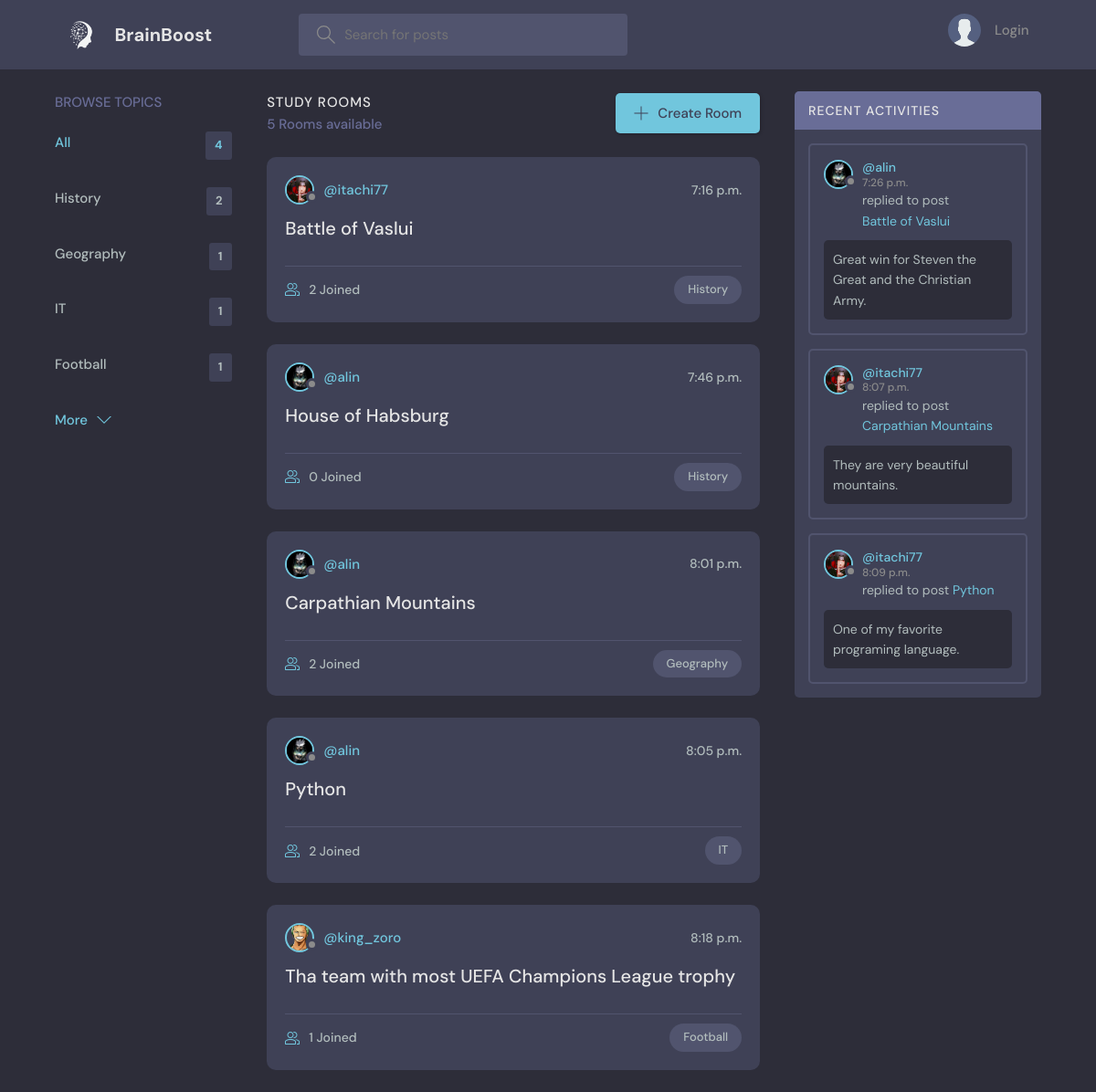
The page / on the database its author committed.
### core/models.py (models this page shows, shortened)
class Topic(models.Model):
    name = models.CharField(max_length=200)

class Room(models.Model):
    host = models.ForeignKey(User, on_delete=models.SET_NULL, null=True)
    topic = models.ForeignKey(Topic, on_delete=models.SET_NULL, null=True)
    name = models.CharField(max_length=200)
    description = models.TextField(null=True, blank=True)
    participants = models.ManyToManyField(User, related_name='participants', blank=True)
    updated = models.TimeField(auto_now =True)
    created = models.TimeField(auto_now_add=True)
    class Meta:
        ordering = ['updated', 'created']
    def __str__(self):
        return self.name

class User(AbstractUser):
    name = models.CharField(max_length=200, null=True)
    email = models.EmailField( unique=True, null=True)
    bio = models.TextField(null=True)
    avatar = models.ImageField(null=True, default='avatar.svg')
    USERNAME_FIELD = 'email'
    REQUIRED_FIELDS = []

class Message(models.Model):
    user = models.ForeignKey(User, on_delete=models.CASCADE)
    room = models.ForeignKey(Room, on_delete=models.CASCADE)
    body = models.TextField()
    updated = models.TimeField(auto_now=True)
    created = models.TimeField(auto_now_add=True)

### core/views.py (the view)
# urls.py: 2. Add a URL to urlpatterns:  path('', views.home, name='home')
def home(request):
    q = request.GET.get('q') if request.GET.get('q') != None else ''
    rooms = Room.objects.filter(
        Q(topic__name__icontains=q) |
        Q(name__icontains=q)
    )
    topics = Topic.objects.all()[0:5]
    room_count = rooms.count()
    room_messages = Message.objects.filter(
        Q(room__topic__name__icontains=q))[0:3]
    context = {'rooms': rooms, 'topics': topics,
               'room_count': room_count, 'room_messages': room_messages}
    return render(request, 'core/home.html', context)

### core/templates/core/home.html (shortened to what this page needs)
{% extends 'core/main.html' %}
{% block content %}
<main class="layout layout--3">
  <div class="container">
    {% include 'core/topics_component.html' %}
    <div class="roomList">
      <div class="roomList__header">
        <div>
          <h2>Study Rooms</h2>
          <p>{{room_count}} Rooms available</p>
        </div>
        <a class="btn btn--main" href="{% url 'create-room' %}">
          <svg version="1.1" xmlns="http://www.w3.org/2000/svg" width="32" height="32" viewBox="0 0 32 32">
            <title>add</title>
            <path
              d="M16.943 0.943h-1.885v14.115h-14.115v1.885h14.115v14.115h1.885v-14.115h14.115v-1.885h-14.115v-14.115z">
            </path>
          </svg>
          Create Room
        </a>
      </div>
      {% include 'core/feed_component.html' %}
    </div>
    {% include 'core/activity_component.html' %}
  </div>
</main>
{% endblock %}

### core/templates/core/topics_component.html
<div class="topics">
    <div class="topics__header">
        <h2>Browse Topics</h2>
    </div>
    <ul class="topics__list">
        <li>
            <a href="{% url 'home' %}" class="active">All <span>{{topics.count}}</span></a>
        </li>
        {% for topic in topics %}
        <li>
            <a href="{% url 'home' %}?q={{topic.name}}">{{topic.name}}<span>{{topic.room_set.all.count}}</span></a>
        </li>
        {% endfor %}
    </ul>
    <a class="btn btn--link" href="{% url 'topics' %}">
        More
        <svg version="1.1" xmlns="http://www.w3.org/2000/svg" width="32" height="32" viewBox="0 0 32 32">
            <title>chevron-down</title>
            <path d="M16 21l-13-13h-3l16 16 16-16h-3l-13 13z"></path>
        </svg>
    </a>
</div>

### core/templates/core/feed_component.html (shortened to what this page needs)
{% for room in rooms %}
<div class="roomListRoom">
    <div class="roomListRoom__header">
        <a href="{% url 'user-profile' room.host.id %}" class="roomListRoom__author">
            <div class="avatar avatar--small">
                <img src="{{room.host.avatar.url}}" />
            </div>
            <span>@{{room.host.username}}</span>
        </a>
        <div class="roomListRoom__actions">
            <span>{{room.created}} </span>
        </div>
    </div>
    <div class="roomListRoom__content">
        <a href="{% url 'room' room.id %}">{{room.name}}</a>
    </div>
    <div class="roomListRoom__meta">
        <a href="{% url 'room' room.id %}" class="roomListRoom__joined">
            {{room.participants.all.count}} Joined
        </a>
        <p class="roomListRoom__topic">{{room.topic.name}}</p>
    </div>
</div>
{% endfor %}

### core/templates/core/activity_component.html (shortened to what this page needs)
<div class="activities">
    <div class="activities__header">
        <h2>Recent Activities</h2>
    </div>
    {% for message in room_messages %}
    <div class="activities__box">
        <div class="activities__boxHeader roomListRoom__header">
            <a href="{% url 'user-profile' message.user.id %}" class="roomListRoom__author">
                <div class="avatar avatar--small">
                    <img src="{{message.user.avatar.url}}" />
                </div>
                <p>
                    @{{message.user.username}}
                    <span>{{message.created}} </span>
                </p>
            </a>
        </div>
        <div class="activities__boxContent">
            <p>replied to post <a href="{% url 'room' message.room.id %}">{{message.room}}</a></p>
            <div class="activities__boxRoomContent">{{message.body}}</div>
        </div>
    </div>
    {% endfor %}
</div>

### rows shown on the page
Topic: name "History", room_set.all.count "2"
Topic: name "Geography", room_set.all.count "1"
Topic: name "IT", room_set.all.count "1"
Topic: name "Football", room_set.all.count "1"
Room: host.avatar (picture), host.username "itachi77", created "7:16 p.m.", name "Battle of Vaslui", participants.all.count "2", topic.name "History"
Room: host.avatar (picture), host.username "alin", created "7:46 p.m.", name "House of Habsburg", participants.all.count "0", topic.name "History"
Room: host.avatar (picture), host.username "alin", created "8:01 p.m.", name "Carpathian Mountains", participants.all.count "2", topic.name "Geography"
Room: host.avatar (picture), host.username "alin", created "8:05 p.m.", name "Python", participants.all.count "2", topic.name "IT"
Room: host.avatar (picture), host.username "king_zoro", created "8:18 p.m.", name "Tha team with most UEFA Champions League trophy", participants.all.count "1", topic.name "Football"
Message: user.avatar (picture), user.username "alin", created "7:26 p.m.", room "Battle of Vaslui", body "Great win for Steven the Great and the Christian Army."
Message: user.avatar (picture), user.username "itachi77", created "8:07 p.m.", room "Carpathian Mountains", body "They are very beautiful mountains."
Message: user.avatar (picture), user.username "itachi77", created "8:09 p.m.", room "Python", body "One of my favorite programing language."

### other values the page prints
{{ topics.count }} "4"
{{ room_count }} "5"
